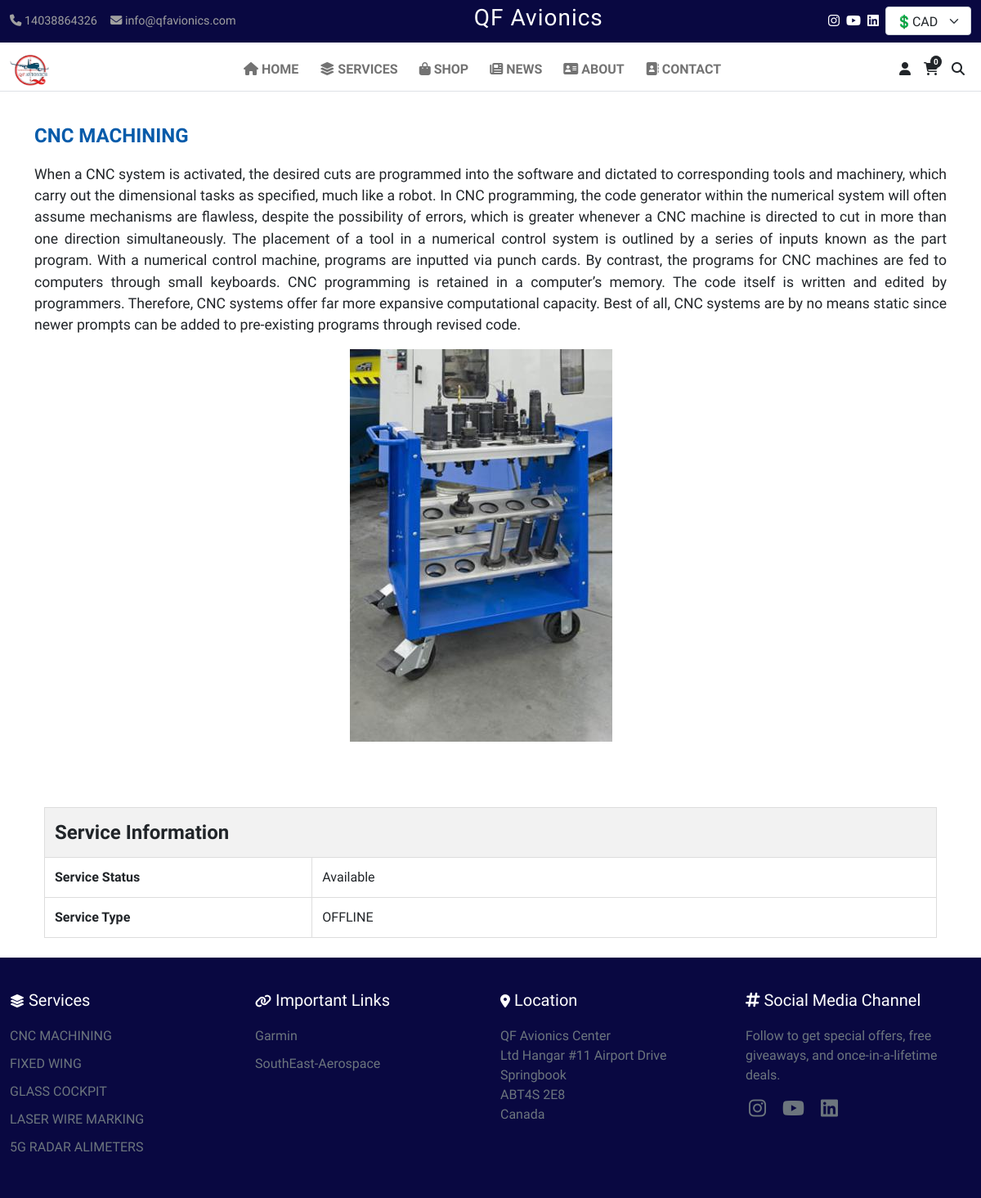
/service/1/, run on an earlier commit of the app's database.
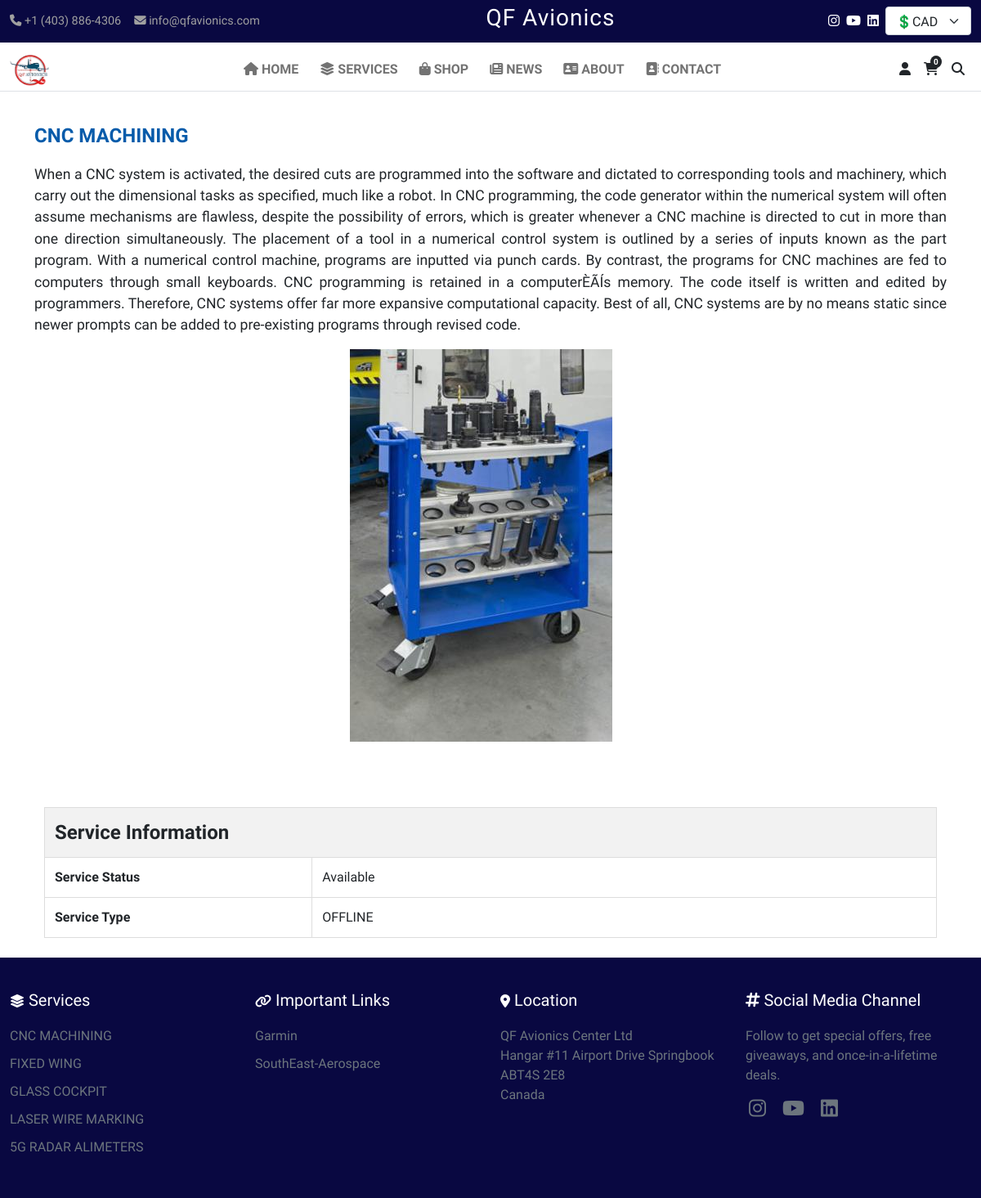
And on a later commit of the database.
### additional_option/models.py (models this page shows, shortened)
class SiteSettings(models.Model):
    site_name = models.CharField(max_length=100, default="QFAvionics")
    email = models.EmailField(max_length=70, blank=False, null=False,  default='info@qfavionics.com')
    phone_number_1 = models.CharField(blank=True, null=True, max_length=10)
    phone_number_2 = models.CharField(blank=True, null=True, max_length=10)
    bussiness_email = models.EmailField(max_length=70, blank=False, default='info@qfavionics.com', null=False, help_text="Email on which receive the email")
    currency_rate = models.DecimalField(null=False, blank=False, default=0.72, decimal_places=2, max_digits=3)
    address = models.TextField(default="QF Avionics Center LtdHangar #11 Airport Drive, Springbook,ABT4S 2E8Canada", blank=True, null=True)
    airport = models.TextField(default="Red Deer Regional Airport, CYQF, YQF", blank=True, null=True)
    email_app_password = models.TextField(max_length=30,  default="zochakahgfehnxdq", blank=True, null=True)
    tax = models.DecimalField(decimal_places=2,  max_digits=5, default=0.15, null=False, blank=False)
    instagram = models.URLField(blank=True, null=True)
    youtube = models.URLField(blank=True, null=True)
    linkedin = models.URLField(blank=True, null=True)
    def get_footer_data(self):
        return {
            "location": self.address,
            "airport": self.airport,
            "instagram": self.instagram,
            "youtube": self.youtube,
            "linkedin": self.linkedin
        }
    def get_header_data(self):
        return {
            "site_name": self.site_name,
            "email": self.email,
            "phone_number": self.phone_number_1,
        }
    class Meta:
        verbose_name = "Site Setting"
        verbose_name_plural = "Site Settings"
    @classmethod
    def load(cls):
        obj, created = cls.objects.get_or_create(pk=1)
        return obj

class Service(models.Model):
    name = models.CharField(max_length=40, default='', blank=False, null=False)
    image = models.ImageField(upload_to='static/service/images/', default="defult.png")
    status = models.BooleanField(default=True)
    description = models.TextField(default='')
    service_type = models.CharField(default='', max_length=40, blank=False, null=False)
    specifications = models.JSONField(default=dict)
    technical_information = models.JSONField(default=dict)

class Link(models.Model):
    name = models.CharField(max_length=40, default='', blank=False, null=False)
    url = models.CharField(max_length=100, default='', blank=False, null=False)
    class Meta:
        verbose_name = 'Important Link'
        verbose_name_plural = 'Important Links'

### additional_option/views.py (the view)
# urls.py: path("service/<int:id>/", service, name="service"),
def service(request, id):
    service = Service.objects.filter(id=id).first()
    return render(request, 'service.html', {'service':service})

### QFAvionics/header_context.py (called while the page is built)
def header_options(request):
    location = SiteSettings.objects.filter(pk=1)
    if location is not None:
        location = location.first()
    else:
        location = {}
    options = {
        "categories": [category.name for category in Category.objects.all()],
        "services" : [service for service in Service.objects.all()],
        "links": Link.objects.all(),
        "no_of_items":  get_total_items(request),
        "footer": location.get_footer_data(),
        "header": location.get_header_data(),
    }
    return options

### additional_option/utils.py (called while the page is built)
def get_setting():
    settings = cache.get('site_settings', False)
    if not settings:
        settings = SiteSettings.load()
        cache.set('site_settings', settings, timeout=600)
    return settings

### shopcart/views.py (called while the page is built)
def get_total_items(request):
    cart = Cart(request)
    cartitems = cart.cart
    total = 0
    for key, value in cartitems.items():
        total += value["quantity"]
    return total

### templates/service.html (shortened to what this page needs)
{% extends "master.html" %}
{% block content %}
{% load static %}
<div class="container">
    <div class="service-item">
        <div class="row">
            <p class="service-name mt-lg-3 fw-bold">
                {{service.name}}
            </p>
        </div>
        <div class="row">
            <p id="description">{{service.description}}</p>
        </div>
        <div class="row img-fluid" id="img-div">
        </div>
        <div class="container">
            <table class="service-table">
                <thead>
                    <tr>
                        <th colspan="2" class="table-header" id="title">Service Information</th>
                    </tr>
                </thead>
                <tbody>
                    <tr>
                        <td class="label">Service Status</td>
                        <td>
                            {% if service.status %}
                            <span class="status-available">Available</span>
                            {% else %}
                            <span class="status-unavailable">Not Available</span>
                            {% endif %}
                        </td>
                    </tr>
                    <tr>
                        <td class="label">Service Type</td>
                        <td>{{service.service_type}}</td>
                    </tr>
                </tbody>
            </table>
        </div>
    </div>
    {% endblock %}

### templates/master.html (shortened to what this page needs)
<!DOCTYPE html>
<html lang="en">
<head>
    {% load static %}
    <link href="https://cdn.jsdelivr.net/npm/bootstrap@5.0.2/dist/css/bootstrap.min.css" rel="stylesheet"
>
    <link rel="stylesheet" href="https://cdnjs.cloudflare.com/ajax/libs/font-awesome/6.4.0/css/all.min.css">
    <link rel="stylesheet" href="{% static 'css/index.css' %}">
</head>
<body>
    <main id="mainbox" class="">
        <div class="top-bar">
            <div class="container-fluid d-flex justify-content-between align-items-center">
                <div class="d-sm-flex" style="cursor: pointer; color: rgb(160, 160, 160);">
                    <div class="me-3" id="dialButton"><i class="fas fa-phone"></i> {{header.phone_number|default:"+1 (403) 886-4306"}}
                    </div>
                    <div class="me-3" id="emailButton"><i class="fas fa-envelope"></i>
                        {{header.email|default:"info@qfavionics.com"}}</div>
                </div>
                <h3 id="companyname" style="letter-spacing: 1px;">QF Avionics</h3>
                <div class="d-sm-flex">
                    <div class="d-flex justify-content-center align-items-center" style="margin-top: -6px;">
                        <a href="{{footer.instagram|default_if_none:" #" }}" class="text-white mt-2 me-2"><i
                                class="fa-brands fa-instagram fs-6"></i></a>
                        <a href="{{footer.youtube|default_if_none:" #" }}" class="text-white mt-2 me-2"><i
                                class="fa-brands fa-youtube fs-6"></i></a>
                        <a href="{{footer.linkedin|default_if_none:" #" }}" class="text-white mt-2 me-2"><i
                                class="fa-brands fa-linkedin fs-6"></i></a>
                    </div>
                    <select class="form-select" id="currency-value" aria-label="Default select example"
                        style="height: 35px; width: 105px;">
                        {% if request.session.currency == "USD" %}
                        <option value="USD" data-bs-toggle="tooltip" data-bs-placement="bottom"
                            title="Click to see product price in USD currency" selected>💲USD</option>
                        <option value="CAD" data-bs-toggle="tooltip" data-bs-placement="bottom"
                            title="Click to see product price in CAD currency">💲CAD</option>
                        {% else %}
                        <option value="CAD" selected>💲CAD</option>
                        {% endif %}
                    </select>
                </div>
            </div>
        </div>
        <nav class="position-absolute navbar navbar-expand-lg navbar-light bg-white w-100 "
            style="z-index: 200;box-sizing: border-box;">
            <div class="container-fluid border-bottom">
                <a class="navbar-brand" href="{% url 'home' %}">
                    <img src="{% static 'images/logo.png' %}" alt="QF Avionics"
                        style="max-width: min(50px,50px); max-height: min(10vh,10vw);">
                </a>
                <div class="collapse navbar-collapse" id="navbarNav">
                    <ul class="navbar-nav mx-auto">
                        <li class="nav-item">
                            <a class="nav-link md:mt-3" id="menu" href="{% url 'home' %}"><i
                                    class="fa-solid fa-house"></i> HOME</a>
                        </li>
                        <li class="nav-item" id="menu">
                            <a class="nav-link text-decoration-none"><i class="fa-solid fa-layer-group"></i>
                                SERVICES</a>
                        </li>
                        <li class="nav-item" id="menu">
                            <a class="nav-link"><i class="fa-solid fa-bag-shopping"></i> SHOP</a>
                        </li>
                        <li class="nav-item" id="menu">
                            <a class="nav-link" href="{% url 'view-news' %}"><i class="fa-solid fa-newspaper"></i>
                                NEWS</a>
                        </li>
                        <li class="nav-item" id="menu">
                            <a class="nav-link" href="{% url 'aboutpage' %}"><i class="fa-solid fa-address-card"></i>
                                ABOUT</a>
                        </li>
                        <li class="nav-item" id="menu">
                            <a class="nav-link" href="{% url 'contactpage' %}"><i class="fa-solid fa-address-book"></i>
                                CONTACT</a>
                        </li>
                    </ul>
                    <div class="icon-container d-flex mx-2 mt-2 mt-md-0 mb-3 mb-md-0">
                        {% if request.user.is_authenticated %}
                        <a href="{% url 'profile' %}"
                            class="text-dark me-3 text-decoration-none border px-3 py-1 rounded"><i
                                class="fas fa-user fs-6"></i> {{ user.username }}
                        </a>
                        {% else %}
                        <a href="{% url 'login' %}" class="text-dark me-3 fs-6"><i class="fas fa-user fs-6"></i> </a>
                        {% endif %}
                        <div>
                            <a href="{% url 'cart_detail' %}" class="text-dark me-3"><span
                                    class="position-absolute bg-dark text-white fw-bold px-1"
                                    style="font-size: 10px; border-radius: 100%; margin-top: -5px; margin-left: 8px;">{{no_of_items}}</span><i
                                    class="fas fa-shopping-cart fs-6"></i></a>
                        </div>
                        <a id="searchopen" class="text-dark"><i class="fas fa-search fs-6"></i></a>
                    </div>
                </div>
            </div>
        </nav>
        {% block content %}
        {% endblock %}
    </main>
    <footer class="footer mt-4">
        <div class="container-fluid">
            <div class="row">
                <div class="col-md-3">
                    <h5><i class="fa-solid fa-layer-group fs-6"></i> Services</h5>
                    <ul>
                        {% if services %}
                        {% for service in services|slice:":8" %}
                        <a href="{% url 'service' id=service.id %} " class="text-decoration-none text-secondary">
                            <li id="hover_white">{{service.name}}</li>
                        </a>
                        {% endfor %}
                        {% endif %}
                    </ul>
                </div>
                <div class="col-md-3">
                    <h5><i class="fa-solid fa-link fs-6"></i> Important Links</h5>
                    <ul class="text-secondary">
                        {% if links %}
                        {% for link in links %}
                        <a href="{{link.url}}" target="_blank" class="text-decoration-none text-secondary">
                            <li id="hover_white">{{link.name}}</li>
                        </a>
                        {% endfor %}
                        {% endif %}
                    </ul>
                </div>
                <div class="col-md-3">
                    <h5><i class="fa-solid fa-location-dot fs-6"></i> Location</h5>
                    <div class="text-secondary">
                        <a href="https://www.google.com/maps/dir//3801+Airport+Dr,+Springbrook,+AB+T4S+2E8/@52.1763421,-113.9696467,12z/data=!4m8!4m7!1m0!1m5!1m1!1s0x537450468fc942f9:0xb14e4971aebfab17!2m2!1d-113.8872465!2d52.1763708?entry=ttu&g_ep=EgoyMDI0MTAyMy4wIKXMDSoASAFQAw%3D%3D"
                            class="text-decoration-none text-secondary" target="_blank">
                            <pre id="hover_white" style="font-size: 1rem; font-family: Play, sans-serif;">{{footer.location}}</pre></a>
                    </div>
                </div>
                <div class="col-md-3">
                    <h5><i class="fa-solid fa-hashtag"></i> Social Media Channel</h5>
                    <p class="text-secondary">Follow to get special offers, free giveaways, and once-in-a-lifetime
                        deals.</p>
                    <a href="{{footer.instagram|default_if_none:" #" }}" class="text-secondary mt-2 me-2"><i id="hover_white" class="fa-brands fa-instagram mx-1 fs-4"></i></a>
                    <a href="{{footer.youtube|default_if_none:" #"}}" class="text-secondary mt-2 me-2"><i id="hover_white"
                            class="fa-brands fa-youtube mx-1 fs-4"></i></a>
                    <a href="{{footer.linkedin|default_if_none:" #"}}" class="text-secondary mt-2 me-2"><i id="hover_white"
                            class="fa-brands fa-linkedin mx-1 fs-4"></i></a>
                </div>
            </div>
        </div>
    </footer>
</body>
</html>

### static/css/index.css (style rules this page uses)
body, html { height: 100%; display: flex; flex-direction: column; }
#mainbox { flex: 1; }
.top-bar { background-color: #090841; color: white; padding: 5px 0; font-size: 0.9em; }
.navbar-nav .nav-link { color: #333; font-weight: 600; }
.carousel-item, img { height: 100% !important; width: 100% !important; }
.footer { background-color: #090841; color: white; padding: 40px 0; }
.footer h5 { margin-bottom: 20px; }
.footer ul { list-style-type: none; padding: 0; }
.footer li { margin-bottom: 10px; }

### templates/master.html (style rules this page uses)
* { font-family: "Play", sans-serif; font-weight: 400; font-style: normal; }
#menu { margin-left: 10px; }
.icon-container { display: flex; align-items: center; }
.icon-container a { margin-right: 1rem; }
.icon-container a:last-child { margin-right: 0; }

What changed in the data, as far as the page shows it:
changed Service "CNC MACHINING": description "…is retained in a computer’s memory. The code itself…" → "…is retained in a computerÈÃÍs memory. The code itself…"
Also different on the page:
{{ header.phone_number|default:"+1 (403) 886-4306" }}: "14038864326" → "+1 (403) 886-4306"
